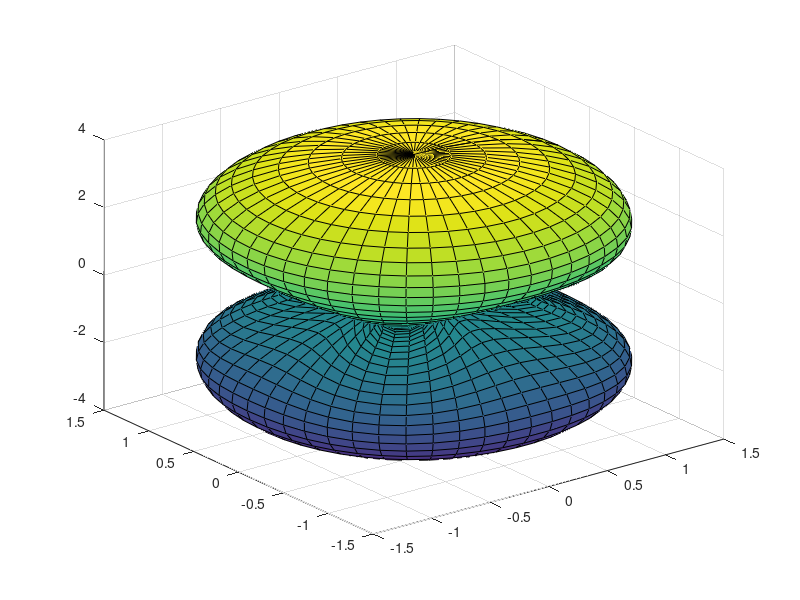

Recreate this plot in MATLAB.
clear all;
close all;
theta = (0:.02:1)*pi;
phi   = (0:.02:1)*2*pi;
[Theta, Phi] = meshgrid(theta, phi);
%E0=(cos(0.5*pi.*cos(Theta)))./sin(Theta);
E0=1;
H= abs( E0.*exp(1i*(pi/(sqrt(2))).*sin(Theta).*cos(Phi-(pi/4)))...
       +E0.*exp(1i*(pi/sqrt(2)).*sin(Theta).*cos(Phi-(3*pi/4)))...
       +E0.*exp(1i*(pi/sqrt(2)).*sin(Theta).*cos(Phi+(pi/4)))...
       +E0.*exp(1i*(pi/sqrt(2)).*sin(Theta).*cos(Phi+(3*pi/4))));
X = H.*sin(Theta).*cos(Phi);
Y = H.*sin(Theta).*sin(Phi);
Z = H.*cos(Theta);
figure('Color','White')
surf(X,Y,Z);